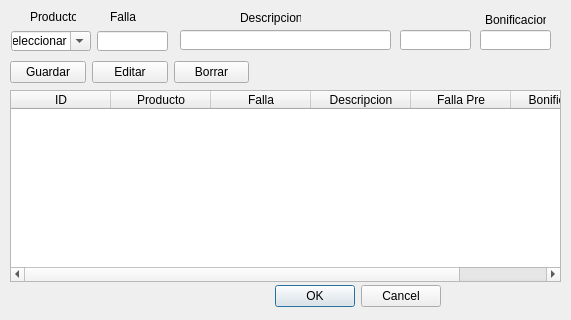
<?xml version="1.0" encoding="UTF-8"?>
<ui version="4.0">
 <class>dbFallasEditar</class>
 <widget class="QDialog" name="dbFallasEditar">
  <property name="geometry">
   <rect>
    <x>0</x>
    <y>0</y>
    <width>571</width>
    <height>320</height>
   </rect>
  </property>
  <property name="windowTitle">
   <string>Dialog</string>
  </property>
  <widget class="QDialogButtonBox" name="buttonBox">
   <property name="geometry">
    <rect>
     <x>270</x>
     <y>280</y>
     <width>171</width>
     <height>32</height>
    </rect>
   </property>
   <property name="orientation">
    <enum>Qt::Horizontal</enum>
   </property>
   <property name="standardButtons">
    <set>QDialogButtonBox::Cancel|QDialogButtonBox::Ok</set>
   </property>
  </widget>
  <widget class="QTableWidget" name="DatosFallas">
   <property name="geometry">
    <rect>
     <x>10</x>
     <y>90</y>
     <width>551</width>
     <height>192</height>
    </rect>
   </property>
   <column>
    <property name="text">
     <string>ID</string>
    </property>
   </column>
   <column>
    <property name="text">
     <string>Producto</string>
    </property>
   </column>
   <column>
    <property name="text">
     <string>Falla</string>
    </property>
   </column>
   <column>
    <property name="text">
     <string>Descripcion</string>
    </property>
   </column>
   <column>
    <property name="text">
     <string>Falla Pre</string>
    </property>
   </column>
   <column>
    <property name="text">
     <string>Bonificacion</string>
    </property>
   </column>
  </widget>
  <widget class="QWidget" name="layoutWidget">
   <property name="geometry">
    <rect>
     <x>10</x>
     <y>60</y>
     <width>239</width>
     <height>25</height>
    </rect>
   </property>
   <layout class="QHBoxLayout" name="horizontalLayout">
    <item>
     <widget class="QPushButton" name="Guardar">
      <property name="text">
       <string>Guardar</string>
      </property>
     </widget>
    </item>
    <item>
     <widget class="QPushButton" name="Editar">
      <property name="text">
       <string>Editar</string>
      </property>
     </widget>
    </item>
    <item>
     <widget class="QPushButton" name="Borrar">
      <property name="text">
       <string>Borrar</string>
      </property>
     </widget>
    </item>
   </layout>
  </widget>
  <widget class="QLineEdit" name="FallaDescripcion">
   <property name="geometry">
    <rect>
     <x>180</x>
     <y>30</y>
     <width>211</width>
     <height>20</height>
    </rect>
   </property>
   <property name="whatsThis">
    <string>&lt;html&gt;&lt;head/&gt;&lt;body&gt;&lt;p&gt;Formato de la version. Para numeros ingresar tantos 0 como digitos se necesiten, se puede intercalar con letras y simbolos. &lt;/p&gt;&lt;p&gt;Para formatos de version con letras &lt;/p&gt;&lt;/body&gt;&lt;/html&gt;</string>
   </property>
   <property name="maxLength">
    <number>50</number>
   </property>
  </widget>
  <widget class="QLabel" name="label">
   <property name="geometry">
    <rect>
     <x>30</x>
     <y>10</y>
     <width>46</width>
     <height>13</height>
    </rect>
   </property>
   <property name="text">
    <string>Producto</string>
   </property>
  </widget>
  <widget class="QLabel" name="label_2">
   <property name="geometry">
    <rect>
     <x>110</x>
     <y>10</y>
     <width>46</width>
     <height>13</height>
    </rect>
   </property>
   <property name="text">
    <string>Falla</string>
   </property>
  </widget>
  <widget class="QLabel" name="label_3">
   <property name="geometry">
    <rect>
     <x>240</x>
     <y>10</y>
     <width>61</width>
     <height>16</height>
    </rect>
   </property>
   <property name="text">
    <string>Descripcion</string>
   </property>
  </widget>
  <widget class="QComboBox" name="FallaProducto">
   <property name="geometry">
    <rect>
     <x>11</x>
     <y>31</y>
     <width>80</width>
     <height>20</height>
    </rect>
   </property>
   <property name="editable">
    <bool>true</bool>
   </property>
   <item>
    <property name="text">
     <string>Seleccionar</string>
    </property>
   </item>
  </widget>
  <widget class="QLineEdit" name="FallaEdit">
   <property name="geometry">
    <rect>
     <x>97</x>
     <y>31</y>
     <width>71</width>
     <height>20</height>
    </rect>
   </property>
   <property name="whatsThis">
    <string>&lt;html&gt;&lt;head/&gt;&lt;body&gt;&lt;p&gt;Formato de la version. Para numeros ingresar tantos 0 como digitos se necesiten, se puede intercalar con letras y simbolos. &lt;/p&gt;&lt;p&gt;Para formatos de version con letras &lt;/p&gt;&lt;/body&gt;&lt;/html&gt;</string>
   </property>
   <property name="text">
    <string/>
   </property>
  </widget>
  <widget class="QLineEdit" name="FallaBonif">
   <property name="geometry">
    <rect>
     <x>480</x>
     <y>30</y>
     <width>71</width>
     <height>20</height>
    </rect>
   </property>
   <property name="whatsThis">
    <string>&lt;html&gt;&lt;head/&gt;&lt;body&gt;&lt;p&gt;Formato de la version. Para numeros ingresar tantos 0 como digitos se necesiten, se puede intercalar con letras y simbolos. &lt;/p&gt;&lt;p&gt;Para formatos de version con letras &lt;/p&gt;&lt;/body&gt;&lt;/html&gt;</string>
   </property>
   <property name="text">
    <string/>
   </property>
  </widget>
  <widget class="QLabel" name="label_4">
   <property name="geometry">
    <rect>
     <x>485</x>
     <y>10</y>
     <width>61</width>
     <height>20</height>
    </rect>
   </property>
   <property name="text">
    <string>Bonificacion</string>
   </property>
  </widget>
  <widget class="QLineEdit" name="FallaPresupuesto">
   <property name="geometry">
    <rect>
     <x>400</x>
     <y>30</y>
     <width>71</width>
     <height>20</height>
    </rect>
   </property>
   <property name="whatsThis">
    <string>&lt;html&gt;&lt;head/&gt;&lt;body&gt;&lt;p&gt;Formato de la version. Para numeros ingresar tantos 0 como digitos se necesiten, se puede intercalar con letras y simbolos. &lt;/p&gt;&lt;p&gt;Para formatos de version con letras &lt;/p&gt;&lt;/body&gt;&lt;/html&gt;</string>
   </property>
   <property name="text">
    <string/>
   </property>
  </widget>
 </widget>
 <resources/>
 <connections>
  <connection>
   <sender>buttonBox</sender>
   <signal>accepted()</signal>
   <receiver>dbFallasEditar</receiver>
   <slot>accept()</slot>
   <hints>
    <hint type="sourcelabel">
     <x>348</x>
     <y>280</y>
    </hint>
    <hint type="destinationlabel">
     <x>157</x>
     <y>274</y>
    </hint>
   </hints>
  </connection>
  <connection>
   <sender>buttonBox</sender>
   <signal>rejected()</signal>
   <receiver>dbFallasEditar</receiver>
   <slot>reject()</slot>
   <hints>
    <hint type="sourcelabel">
     <x>416</x>
     <y>280</y>
    </hint>
    <hint type="destinationlabel">
     <x>286</x>
     <y>274</y>
    </hint>
   </hints>
  </connection>
 </connections>
</ui>
